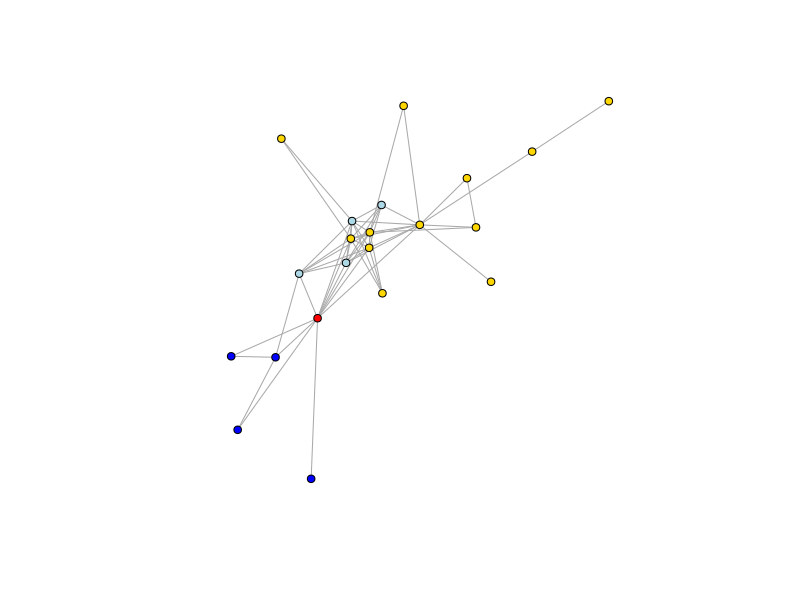

This figure's R source: (Note: this script raises an error after producing the figure.)
## ---- chunk 1
# General ones 
library(tidyverse)
library(readr)

# SNA Specific
library(igraph)
#library(qgraph)
## ---- chunk 2
library(tidyverse)
library(readr)
sw_edges <- read_delim("sw_network_edges_allCharacters.csv", "\t", escape_double = FALSE, trim_ws = TRUE)
head(sw_edges)
## ---- chunk 3
library(tidyverse)
sw_edges_all <- sw_edges %>%
  group_by(source, target) %>%
  summarize(weight=sum(weight))

head(sw_edges_all)
## ---- chunk 4
sw_nodes <- as.data.frame(unique(c(sw_edges$source,sw_edges$target)))
colnames(sw_nodes) <- "ID"
head(sw_nodes)
## ---- chunk 5
sw_nodes_data <- read_delim("sw_network_nodes_allCharacters.csv", "\t", escape_double = FALSE, trim_ws = TRUE)
head(sw_nodes_data)

sw_nodes <- sw_nodes %>%
  left_join(sw_nodes_data, by="ID")

head(sw_nodes)
## ---- chunk 6
library(tidyverse)

# Preparing data set

sw_edges <- read_delim("sw_network_edges_allCharacters.csv", "\t", escape_double = FALSE, trim_ws = TRUE)

# Filter for episode-5 only

sw_edges <- sw_edges %>%
  filter(episode == "episode-5") %>%
  group_by(source, target) %>%
  summarize(weight=sum(weight))

sw_nodes <- as.data.frame(unique(c(sw_edges$source,sw_edges$target)))
colnames(sw_nodes) <- "ID"

sw_nodes_data <- read_delim("sw_network_nodes_allCharacters.csv", "\t", escape_double = FALSE, trim_ws = TRUE)

sw_nodes <- sw_nodes %>%
  left_join(sw_nodes_data, by="ID")

library(igraph)
sw_network <- graph_from_data_frame(d=sw_edges, vertices=sw_nodes, directed=F)
sw_network

V(sw_network)$size <- 4
V(sw_network)$label <- ""
#V(sw_network)$label <- V(sw_network)$name # we can assign names into the labels, but let's wait a bit

# Generate colors based on `type the `SIDE` value:
cols <- c("red", "blue", "gold", "lightblue")
rowF <- as.factor(V(sw_network)$SIDE)
V(sw_network)$color <- cols[rowF]

plot(sw_network)
## ---- chunk 7
library(igraph)
sw_network <- graph_from_data_frame(d=sw_edges_all, vertices=sw_nodes, directed=F)
sw_network
## ---- chunk 8
E(sw_network) # edges
## ---- chunk 9
V(sw_network) # vertices 
## ---- chunk 10
E(sw_network)$weight # edges attribute `weights`
## ---- chunk 11
V(sw_network)$name # vertices attribute `names`
## ---- chunk 12
V(sw_network)$size <- 4
V(sw_network)$label <- ""
#V(sw_network)$label <- V(sw_network)$name # we can assign names into the labels, but let's wait a bit
## ---- chunk 13
# Generate colors based on `type the `SIDE` value:
cols <- c("red", "blue", "gold", "lightblue")
rowF <- as.factor(V(sw_network)$SIDE)
V(sw_network)$color <- cols[rowF]
## ---- chunk 14
sw_vertices_extracted <- as_data_frame(sw_network, what="vertices")
head(sw_vertices_extracted)
## ---- chunk 15
plot(sw_network, vertex.labels=NA)
## ---- chunk 16
sw_network_simple <- simplify(sw_network, remove.multiple=FALSE, remove.loops=TRUE) 
plot(sw_network_simple)
## ---- chunk 17
set.seed(1)
plot(sw_network)
## ---- chunk 18
sw_network_simple <- simplify(sw_network, remove.multiple=FALSE, remove.loops=TRUE)
set.seed(1)
plot(sw_network_simple)
## ---- chunk 19
plot(sw_network, layout=layout_randomly)
## ---- chunk 20
set.seed(2)
plot(sw_network, layout=layout_with_lgl)
## ---- chunk 21
set.seed(2)
plot(sw_network, layout=layout_nicely)
## ---- chunk 22
set.seed(1)
l <- layout_with_mds(sw_network)
l <- norm_coords(l, ymin=-1, ymax=1, xmin=-1, xmax=1)

par(mfrow=c(2,2), mar=c(0,0,0,0)) # creates a 2x2 grid for plots
plot(sw_network, rescale=F, layout=l*0.4)
plot(sw_network, rescale=F, layout=l*0.6)
plot(sw_network, rescale=F, layout=l*0.8)
plot(sw_network, rescale=F, layout=l*1.0)

## ---- chunk 23

layouts <- grep("^layout_", ls("package:igraph"), value=TRUE)[-1] 
# Remove layouts that do not apply to our graph.
layouts <- layouts[!grepl("bipartite|merge|norm|sugiyama", layouts)]

par(mfrow=c(1,2), mar=c(1,1,1,1))
for (layout in layouts) {
  #print(layout)
  l <- do.call(layout, list(sw_network)) 
  plot(sw_network, edge.arrow.mode=0, layout=l, main=layout) }

## ---- chunk 24
# since some degrees are too high, we can scale them
library(plyr)
sw_network_temp <- sw_network

# Compute node degrees (#links) and use that to set node size:
deg <- degree(sw_network_temp, mode="all")

# SCALING (using plyr library)
V(sw_network_temp)$label.cex <- round_any(deg/30, .2, f = ceiling)
#V(sw_network_temp)$label.cex <- 0.5
V(sw_network_temp)$size <- round_any(deg/5, 2, f = ceiling)

# Set edge width based on weight:
E(sw_network_temp)$width <- E(sw_network_temp)$weight/5

# Let's add labels
V(sw_network_temp)$label <- V(sw_network_temp)$name

# plotting the graph
set.seed(2)
l <- layout.fruchterman.reingold(sw_network_temp, niter=10000)
plot(sw_network_temp, layout=l)

detach("package:plyr") # attached `plyr` package conflicts with `tidyverse`, so we need to detach it after use
library(tidyverse) # reload dplyr
## ---- chunk 25
sw_vertices_temp_extracted <- as_data_frame(sw_network_temp, what="vertices")
head(sw_vertices_temp_extracted)
sw_network_temp
## ---- chunk 26
# Preparing data set

sw_edges <- read_delim("sw_network_edges_allCharacters.csv", "\t", escape_double = FALSE, trim_ws = TRUE)

sw_edges_all <- sw_edges %>%
  group_by(source, target) %>%
  summarize(weight=sum(weight))

sw_nodes <- as.data.frame(unique(c(sw_edges$source,sw_edges$target)))
colnames(sw_nodes) <- "ID"

sw_nodes_data <- read_delim("sw_network_nodes_allCharacters.csv", "\t", escape_double = FALSE, trim_ws = TRUE)

sw_nodes <- sw_nodes %>%
  left_join(sw_nodes_data, by="ID")

# Filtering for Rebel, Jedi and Droids

sw.nodes.RA <- sw_nodes %>%
  mutate(color = case_when(
    grepl("Rebel Alliance", AFFILIATIONS) ~ "red", # has affilliations with the RA
    !grepl("Rebel Alliance", AFFILIATIONS) ~ "grey" # has no affilliations with the RA
  ))


sw.nodes.JO <- sw_nodes %>%
  mutate(color = case_when(
    grepl("Jedi Order", AFFILIATIONS) ~ "blue", # has affilliations with the JO
    !grepl("Jedi Order", AFFILIATIONS) ~ "grey" # has no affilliations with the JO
  ))


sw.nodes.DR <- sw_nodes %>%
  mutate(color = case_when(
    grepl("Droids", AFFILIATIONS) ~ "yellow", # has affilliations with the Droids
    !grepl("Droids", AFFILIATIONS) ~ "grey" # has no affilliations with the Droids
  ))

# Graph / Network Object
sw.network.color.RA <- graph_from_data_frame(d = sw_edges_all, vertices = sw.nodes.RA, directed = FALSE) # directed: there is a source and thus a direction of the connection

sw.network.color.JO <- graph_from_data_frame(d = sw_edges_all, vertices = sw.nodes.JO, directed = FALSE)

sw.network.color.DR <- graph_from_data_frame(d = sw_edges_all, vertices = sw.nodes.DR, directed = FALSE)

# Enriching the description of vertices for visualizations
V(sw.network.color.RA)$size <- 4 # column title -> specific keyword
V(sw.network.color.RA)$label <- "" # same here -> specific keyword

V(sw.network.color.JO)$size <- 4
V(sw.network.color.JO)$label <- ""

V(sw.network.color.DR)$size <- 4
V(sw.network.color.DR)$label <- ""
sw.network.simple.RA <- simplify(sw.network.color.RA, remove.multiple=FALSE, remove.loops=TRUE) # remove.loops removes nodes pointing to themselve

sw.network.simple.JO <- simplify(sw.network.color.JO, remove.multiple=FALSE, remove.loops=TRUE)

sw.network.simple.DR <- simplify(sw.network.color.DR, remove.multiple=FALSE, remove.loops=TRUE)

plot(sw.network.simple.RA)
plot(sw.network.simple.JO)
plot(sw.network.simple.DR)

## ---- chunk 27
hist(E(sw_network_temp)$weight)
mean(E(sw_network_temp)$weight)
sd(E(sw_network_temp)$weight)
## ---- chunk 28
cut.off <- mean(E(sw_network_temp)$weight) 
sw_network_sparse <- delete_edges(sw_network_temp, E(sw_network)[weight < cut.off])

# plotting the graph
set.seed(2)
l <- layout.fruchterman.reingold(sw_network_sparse, niter=1000)
plot(sw_network_sparse, layout=l)

## ---- chunk 29
quantile((E(sw_network_temp)$weight))

q3 <- quantile((E(sw_network_temp)$weight))[3]
sw_network_sparse <- delete_edges(sw_network_temp, E(sw_network)[weight <= q3])

# plotting the graph
set.seed(2)
l <- layout.fruchterman.reingold(sw_network_sparse, niter=1000)
plot(sw_network_sparse, layout=l)
## ---- chunk 30
library(tidyverse)

# Preparing data set

sw_edges <- read_delim("sw_network_edges_allCharacters.csv", "\t", escape_double = FALSE, trim_ws = TRUE)

# Filter for episode 1 and 6

sw_edges <- sw_edges %>%
  filter(episode == c("episode-1", "episode-6")) %>%
  group_by(source, target) %>%
  summarize(weight=sum(weight))

sw_nodes <- as.data.frame(unique(c(sw_edges$source,sw_edges$target)))
colnames(sw_nodes) <- "ID"

sw_nodes_data <- read_delim("sw_network_nodes_allCharacters.csv", "\t", escape_double = FALSE, trim_ws = TRUE)

sw_nodes <- sw_nodes %>%
  left_join(sw_nodes_data, by="ID")

library(igraph)
sw_network <- graph_from_data_frame(d=sw_edges, vertices=sw_nodes, directed=F)
sw_network

V(sw_network)$size <- 4
V(sw_network)$label <- ""
#V(sw_network)$label <- V(sw_network)$name # we can assign names into the labels, but let's wait a bit

# Generate colors based on `type the `SIDE` value:
cols <- c("red", "blue", "gold", "lightblue")
rowF <- as.factor(V(sw_network)$SIDE)
V(sw_network)$color <- cols[rowF]

plot(sw_network)

## ---- chunk 31
library(plyr)
round_any(c(1,2,3,4,5,6,7,8,9,10), 5, f=ceiling)
detach("package:plyr") # attached `plyr` package conflicts with `tidyverse`, so we need to detach it after use
library(tidyverse) # reload dplyr
## ---- chunk 32
cols <- c("green", "grey", "gold", "red")
rowF <- as.factor(V(sw_network)$SIDE)
rowF
V(sw_network)$color <- cols[rowF]
## ---- chunk 33

SIDE <- c("anakin", "dark", "light", "neutral")
color <- c("red", "blue", "gold", "lightblue")
colTable <- data.frame(SIDE, color)

colTable

colVals <- data.frame(V(sw_network_temp)$SIDE)
colnames(colVals) <- "SIDE"

colVals

colVals <- colVals %>%
  left_join(colTable, by="SIDE")

colVals
sw_network_temp
## ---- chunk 34

sw_network_temp <- sw_network

# Generate colors based on `type the `SIDE` value:
V(sw_network_temp)$color <- as.vector(colVals$color)

sw_vertices_temp_extracted <- as_data_frame(sw_network_temp, what="vertices")
head(sw_vertices_temp_extracted)

